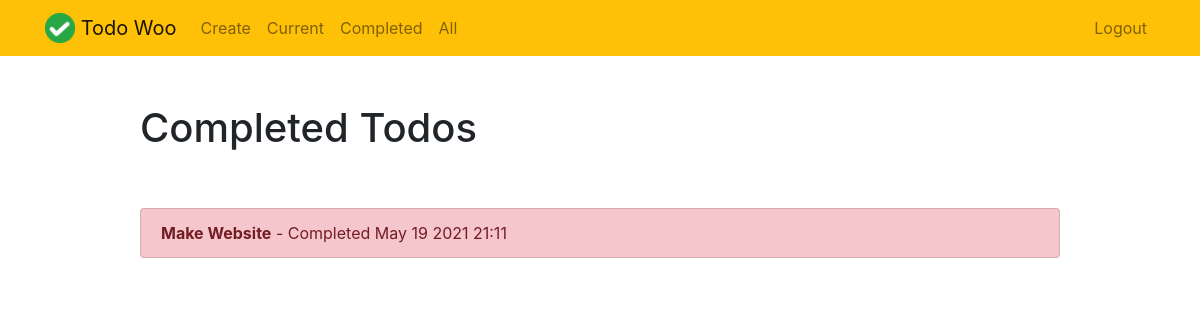
The app's page /completed/ (signed in), older data.
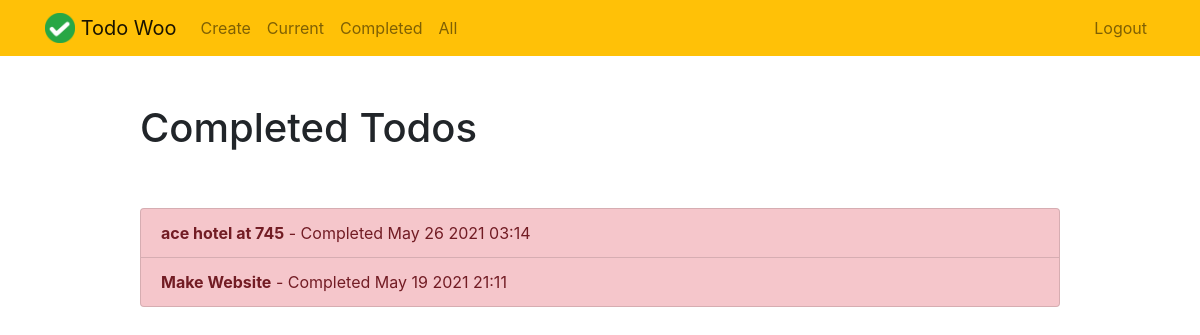
The same page, newer data.
### todo/models.py (models this page shows, shortened)
class Todo(models.Model):
    title = models.CharField(max_length=100)
    memo = models.TextField(blank=True)
    created = models.DateTimeField(auto_now_add=True)
    datecompleted = models.DateTimeField(null=True, blank=True)
    important = models.BooleanField(default=False)
    user = models.ForeignKey(User, on_delete=models.CASCADE) # foreign key relationship

### todo/views.py (the view)
# urls.py: path('completed/', views.completedtodos, name='completedtodos'),
@login_required
def completedtodos(request):
    todos = Todo.objects.filter(user=request.user, datecompleted__isnull=False).order_by('-datecompleted')
    return render(request, 'todo/completedtodos.html', {'todos':todos})

### todo/templates/todo/completedtodos.html
{% extends "todo/base.html" %}
{% block content %}
    <div class="row justify-content-center mt-5">
        <div class="col-md-10">
            <h1>Completed Todos</h1>
        </div>
    </div>
    <div class="row justify-content-center mt-5">
        <div class="col-md-10">
            <div class="list-group">
                {% for todo in todos %}
                    <a href="{% url 'viewtodo' todo.id %}" class="list-group-item list-group-item-action{% if todo.important %} list-group-item-danger{% endif %}"><b>{{ todo.title }}</b> - Completed {{ todo.datecompleted|date:'M j Y H:i' }}</a>
                {% endfor %}
            </div>
        </div>
    </div>
{% endblock %}

Row changes from the older to the newer data that the page shows:
now on this page (row edited): Todo: title "ace hotel at 745", datecompleted "May 26 2021 03:14"
